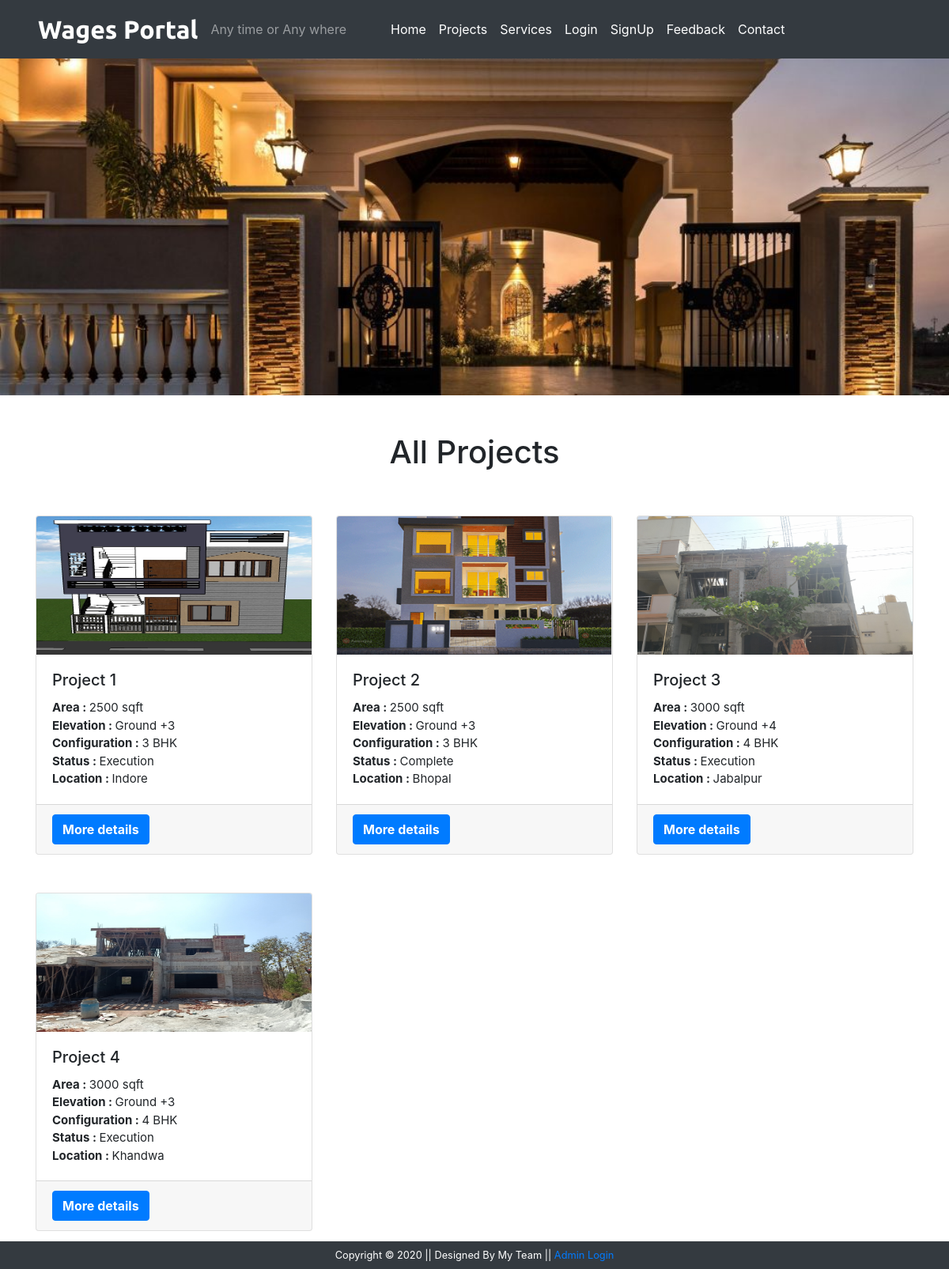
The app's page /projects.php with its own data.
### tables this page shows
CREATE TABLE `projects` (
  `p_id` int(3) NOT NULL,
  `s_id` int(3) NOT NULL,
  `contract_mn` varchar(10) NOT NULL,
  `p_area` varchar(255) NOT NULL,
  `p_elevation` varchar(255) NOT NULL,
  `p_configuration` varchar(255) NOT NULL,
  `p_status` varchar(255) NOT NULL,
  `p_location` varchar(255) NOT NULL,
  `p_img` text NOT NULL,
  `p_date` timestamp NOT NULL DEFAULT CURRENT_TIMESTAMP ON UPDATE CURRENT_TIMESTAMP
);

### projects.php (the view, shortened to what this page needs)
<?php
    include('./include/header.php');
?>
<div class="container-fluid bg-dark">
    <div class="row">
        <img src="projectimg/projectbanner.jpg" alt="ProjectBanner" style="height:500px; width:100%; object-fit:cover; box-shadow:10px;" />
    </div>
</div>
<div class="container mt-5 mb-5">
  <h1 class="text-center">All Projects</h1>
  <div class="row">
  <?php
    $sql = "SELECT * FROM projects";
    $result = $conn->query($sql);
    if($result->num_rows > 0){
      while($row = $result->fetch_assoc()){
          $project_id = $row['p_id'];
          echo '
          <div class="col-sm-4 mt-5">
          <div class="card">
        <img src="' . str_replace('..', '.', $row['p_img']) . '" alt="project-img" class="card-img-top" height="175px" />
        <div class="card-body">
          <h5 class="card-title">Project ' . $project_id . '</h5>
          <p class="card-text" style="font-size: 15px">
            <b>Area : </b>' . $row['p_area'] . '<br>
            <b>Elevation : </b>' . $row['p_elevation'] . '<br>
            <b>Configuration : </b>' . $row['p_configuration'] . '<br>
            <b>Status : </b>' . $row['p_status'] . '<br>
            <b>Location : </b>' . $row['p_location'] . '
          </p>
        </div>
        <div class="card-footer">
          <a href="projectdetail.php?p_id='.$row['p_id'].'" class="btn btn-primary text-white font-weight-bolder float right">More details</a>
        </div>
      </div></div>';
      }
    }
    ?>
  </div>
</div>
<?php
  include('./include/footer.php');
?>

### css/style.css (style rules this page uses)
* { margin: 0; padding: 0; box-sizing: border-box; }
.card-text { font-size: 12px; }

### records on screen
projects: p_img (picture), p_id "1", p_area "2500 sqft", p_elevation "Ground +3", p_configuration "3 BHK", p_status "Execution", p_location "Indore"
projects: p_img (picture), p_id "2", p_area "2500 sqft", p_elevation "Ground +3", p_configuration "3 BHK", p_status "Complete", p_location "Bhopal"
projects: p_img (picture), p_id "3", p_area "3000 sqft", p_elevation "Ground +4", p_configuration "4 BHK", p_status "Execution", p_location "Jabalpur"
projects: p_img (picture), p_id "4", p_area "3000 sqft", p_elevation "Ground +3", p_configuration "4 BHK", p_status "Execution", p_location "Khandwa"
